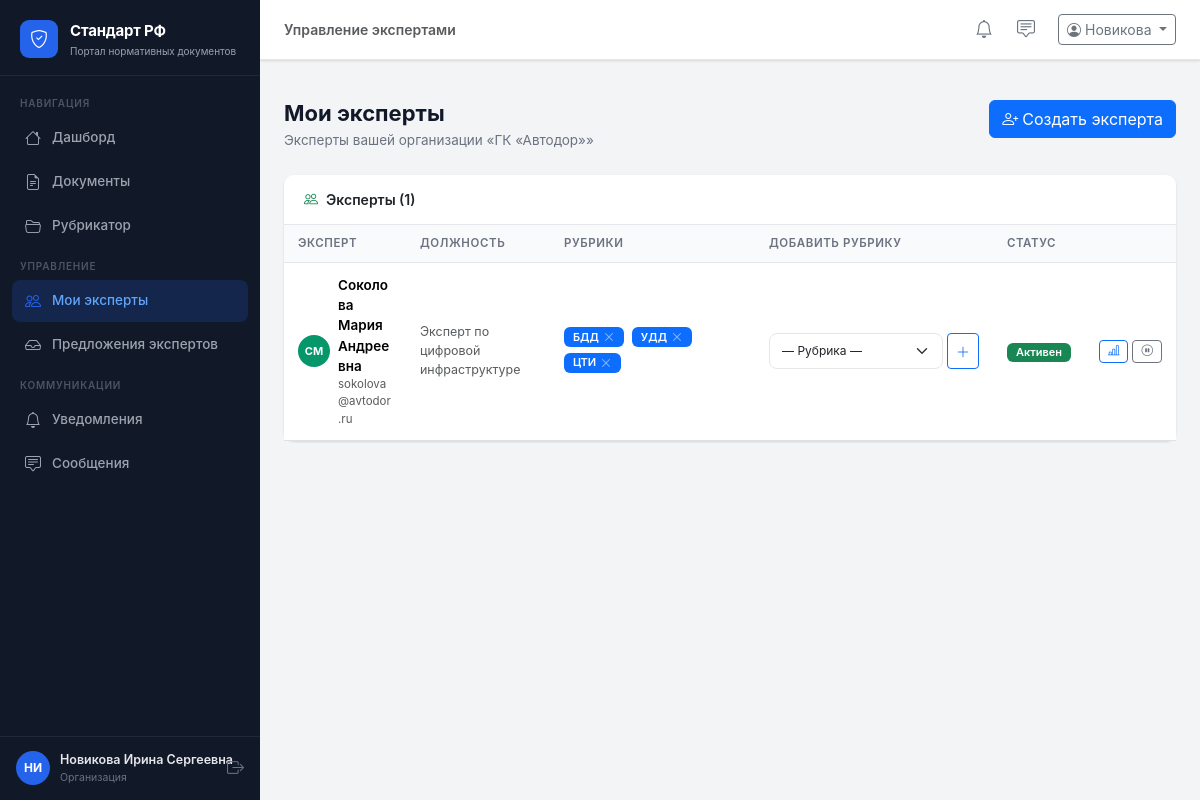
/org/experts (signed in), run on the app's committed database.
### app/models.py (models this page shows, shortened)
class User(db.Model):
    __tablename__ = 'users'
    id           = db.Column(db.Integer, primary_key=True)
    username     = db.Column(db.String(80), unique=True, nullable=False)
    email        = db.Column(db.String(120), unique=True, nullable=False)
    password     = db.Column(db.String(200), nullable=False, default='demo123')
    role         = db.Column(db.String(20), nullable=False)   # admin | org | expert
    full_name    = db.Column(db.String(200))
    organization = db.Column(db.String(300))
    position     = db.Column(db.String(200))
    created_at   = db.Column(db.DateTime, default=datetime.utcnow)
    phone        = db.Column(db.String(20))
    is_active    = db.Column(db.Boolean, default=True)
    org_id       = db.Column(db.Integer, db.ForeignKey('users.id'), nullable=True)
    rubric_id    = db.Column(db.Integer, db.ForeignKey('rubrics.id'), nullable=True)
    documents     = db.relationship('Document', backref='author', lazy=True,
                                    foreign_keys='Document.author_id')
    comments      = db.relationship('Comment', backref='author', lazy=True)
    notifications = db.relationship('Notification', backref='user', lazy=True)
    def get_initials(self):
        if self.full_name:
            parts = self.full_name.split()
            if len(parts) >= 2:
                return f"{parts[0][0]}{parts[1][0]}".upper()
            return self.full_name[:2].upper()
        return self.username[:2].upper()
    def role_label(self):
        return {'admin': 'Сис. администратор', 'org': 'Разработчик', 'organization': 'Организация', 'expert': 'Эксперт'}.get(self.role, self.role)
    def unread_notifications(self):
        return Notification.query.filter_by(user_id=self.id, is_read=False).count()
    def unread_messages(self):
        return Message.query.filter_by(receiver_id=self.id, is_read=False).count()

class RubricExpert(db.Model):
    __tablename__ = 'rubric_experts'
    id          = db.Column(db.Integer, primary_key=True)
    rubric_id   = db.Column(db.Integer, db.ForeignKey('rubrics.id'), nullable=False)
    user_id     = db.Column(db.Integer, db.ForeignKey('users.id'), nullable=False)
    assigned_at = db.Column(db.DateTime, default=datetime.utcnow)
    rubric = db.relationship('Rubric', backref='expert_assignments')
    user   = db.relationship('User', backref='rubric_assignments')

class Rubric(db.Model):
    __tablename__ = 'rubrics'
    id          = db.Column(db.Integer, primary_key=True)
    code        = db.Column(db.String(20), unique=True, nullable=False)
    name        = db.Column(db.String(200), nullable=False)
    description = db.Column(db.Text)
    created_at  = db.Column(db.DateTime, default=datetime.utcnow)
    documents = db.relationship('Document', backref='rubric', lazy=True)

### app/routes/org.py (the view)
@org_bp.route('/experts')
@role_required('organization')
def experts():
    user = get_current_user()
    my_experts = User.query.filter_by(org_id=user.id, role='expert').all()
    all_rubrics = Rubric.query.order_by(Rubric.code).all()
    return render_template('org/experts.html',
                           my_experts=my_experts,
                           all_rubrics=all_rubrics,
                           user=user)

### app/utils.py (called while the page is built)
def role_required(*roles):
    def decorator(f):
        @wraps(f)
        def decorated(*args, **kwargs):
            if 'user_id' not in session:
                return redirect(url_for('auth.login'))
            if session.get('role') not in roles:
                flash('Недостаточно прав для доступа к этому разделу.', 'danger')
                return redirect(url_for('main.dashboard'))
            return f(*args, **kwargs)
        return decorated
    return decorator

def get_current_user():
    if 'user_id' in session:
        return User.query.get(session['user_id'])
    return None

### app/templates/org/experts.html (shortened to what this page needs)
{% extends 'base.html' %}
{% block page_title %}Управление экспертами{% endblock %}
{% block content %}
<div class="page-header d-flex align-items-start justify-content-between">
  <div>
    <h1>Мои эксперты</h1>
    <p>Эксперты вашей организации «{{ user.organization or '' }}»</p>
  </div>
  <button class="btn btn-primary" data-bs-toggle="modal" data-bs-target="#createExpertModal">
    <i class="bi bi-person-plus me-1"></i>Создать эксперта
  </button>
</div>
{% if my_experts %}
<div class="card mb-4">
  <div class="card-header">
    <i class="bi bi-people text-success me-2"></i>Эксперты ({{ my_experts | length }})
  </div>
  <div class="card-body p-0">
    <table class="table table-hover mb-0">
      <thead>
        <tr>
          <th>Эксперт</th>
          <th>Должность</th>
          <th>Рубрики</th>
          <th>Добавить рубрику</th>
          <th>Статус</th>
          <th></th>
        </tr>
      </thead>
      <tbody>
        {% for e in my_experts %}
        {% set e_rubrics = e.rubric_assignments %}
        <tr>
          <td>
            <div class="d-flex align-items-center gap-2">
              <div style="width:32px;height:32px;border-radius:50%;background:#059669;
                          display:flex;align-items:center;justify-content:center;
                          font-size:11px;font-weight:700;color:#fff;flex-shrink:0;">
                {{ e.get_initials() }}
              </div>
              <div>
                <div class="fw-semibold" style="font-size:13.5px;">{{ e.full_name }}</div>
                <div class="text-muted" style="font-size:11.5px;">{{ e.email }}</div>
              </div>
            </div>
          </td>
          <td class="text-muted" style="font-size:12.5px;">{{ e.position or '—' }}</td>
          <td style="min-width:200px;">
            {% if e_rubrics %}
              {% for re in e_rubrics %}
              <span class="badge bg-primary me-1 mb-1 d-inline-flex align-items-center gap-1">
                {{ re.rubric.code }}
                <form method="POST"
                      action="{{ url_for('org.unassign_rubric', expert_id=e.id, rubric_id=re.rubric_id) }}"
                      class="d-inline m-0">
                  <button type="submit" class="btn-close btn-close-white"
                          style="font-size:8px;" title="Убрать рубрику"></button>
                </form>
              </span>
              {% endfor %}
            {% else %}
              <span class="text-muted" style="font-size:12px;">Нет рубрик</span>
            {% endif %}
          </td>
          <td style="min-width:200px;">
            {% set assigned_rubric_ids = e_rubrics | map(attribute='rubric_id') | list %}
            {% set available = all_rubrics | rejectattr('id', 'in', assigned_rubric_ids) | list %}
            {% if available %}
            <form method="POST" action="{{ url_for('org.assign_rubric', expert_id=e.id) }}"
                  class="d-flex gap-1">
              <select name="rubric_id" class="form-select form-select-sm" style="font-size:12px;">
                <option value="">— Рубрика —</option>
              </select>
              <button type="submit" class="btn btn-sm btn-outline-primary" title="Назначить">
                <i class="bi bi-plus-lg"></i>
              </button>
            </form>
            {% else %}
            <span class="text-muted" style="font-size:12px;">Все рубрики назначены</span>
            {% endif %}
          </td>
          <td>
            {% if e.is_active %}
            <span class="badge bg-success">Активен</span>
            {% else %}
            <span class="badge bg-secondary">Неактивен</span>
            {% endif %}
          </td>
          <td>
            <div class="d-flex gap-1">
              <a href="{{ url_for('org.expert_stats', expert_id=e.id) }}"
                 class="btn btn-sm btn-outline-primary"
                 style="padding:2px 8px;font-size:11.5px;" title="Статистика">
                <i class="bi bi-bar-chart-line"></i>
              </a>
              <form method="POST" action="{{ url_for('org.toggle_expert', expert_id=e.id) }}">
                <button type="submit"
                        class="btn btn-sm {% if e.is_active %}btn-outline-secondary{% else %}btn-outline-success{% endif %}"
                        style="padding:2px 8px;font-size:11.5px;"
                        title="{% if e.is_active %}Деактивировать{% else %}Активировать{% endif %}">
                  <i class="bi bi-{% if e.is_active %}pause-circle{% else %}play-circle{% endif %}"></i>
                </button>
              </form>
            </div>
          </td>
        </tr>
        {% endfor %}
      </tbody>
    </table>
  </div>
</div>
{% endif %}
{% endblock %}

### app/templates/base.html (shortened to what this page needs)
<!DOCTYPE html>
<html lang="ru">
<head>
  <link rel="stylesheet"
        href="https://cdn.jsdelivr.net/npm/bootstrap@5.3.3/dist/css/bootstrap.min.css" />
  <link rel="stylesheet"
        href="https://cdn.jsdelivr.net/npm/bootstrap-icons@1.11.3/font/bootstrap-icons.min.css" />
  <link rel="stylesheet" href="{{ url_for('static', filename='css/main.css') }}" />
</head>
<body>
<aside class="sidebar" id="sidebar">
  <div class="sidebar-brand">
    <div class="brand-icon"><i class="bi bi-shield-check"></i></div>
    <div class="brand-text">
      <span class="brand-title">Стандарт РФ</span>
      <span class="brand-sub">Портал нормативных документов</span>
    </div>
  </div>
  <nav class="sidebar-nav">
    <div class="nav-section-label">Навигация</div>
    <a href="{{ url_for('main.dashboard') }}"
       class="nav-link {% if request.endpoint == 'main.dashboard' %}active{% endif %}">
      <i class="bi bi-house"></i><span>Дашборд</span>
    </a>
    <a href="{{ url_for('documents.list_documents') }}"
       class="nav-link {% if request.blueprint == 'documents' and request.endpoint != 'documents.add' %}active{% endif %}">
      <i class="bi bi-file-earmark-text"></i><span>Документы</span>
    </a>
    <a href="{{ url_for('rubrics.index') }}"
       class="nav-link {% if request.blueprint == 'rubrics' %}active{% endif %}">
      <i class="bi bi-folder2-open"></i><span>Рубрикатор</span>
    </a>
    {% if session.role in ('admin', 'org', 'organization') %}
    <div class="nav-section-label mt-2">Управление</div>
    {% if session.role == 'organization' %}
    <a href="{{ url_for('org.experts') }}"
       class="nav-link {% if request.blueprint == 'org' and 'expert' in request.endpoint %}active{% endif %}">
      <i class="bi bi-people"></i><span>Мои эксперты</span>
    </a>
    <a href="{{ url_for('org.proposals') }}"
       class="nav-link {% if request.endpoint == 'org.proposals' %}active{% endif %}">
      <i class="bi bi-inbox"></i><span>Предложения экспертов</span>
    </a>
    {% endif %}
    {% endif %}
    <div class="nav-section-label mt-2">Коммуникации</div>
    <a href="{{ url_for('notifications.index') }}"
       class="nav-link {% if request.blueprint == 'notifications' %}active{% endif %}">
      <i class="bi bi-bell"></i><span>Уведомления</span>
      {% set unread_n = current_user.unread_notifications() if current_user else 0 %}
    </a>
    <a href="{{ url_for('messages.index') }}"
       class="nav-link {% if request.blueprint == 'messages' %}active{% endif %}">
      <i class="bi bi-chat-square-text"></i><span>Сообщения</span>
      {% set unread_m = current_user.unread_messages() if current_user else 0 %}
    </a>
  </nav>
  <div class="sidebar-footer">
    <div class="user-card">
      {% set _avatar_colors = ['#2563eb','#7c3aed','#059669','#d97706','#dc2626'] %}
      <div class="user-avatar" style="background:{{ _avatar_colors[(current_user.id % _avatar_colors|length) if current_user else 0] }}">
        {{ current_user.get_initials() if current_user else '?' }}
      </div>
      <div class="user-info">
        <div class="user-name">{{ session.full_name or 'Гость' }}</div>
        <div class="user-role">{{ current_user.role_label() if current_user else '' }}</div>
      </div>
    </div>
    <a href="{{ url_for('auth.logout') }}" class="btn-logout" title="Выйти">
      <i class="bi bi-box-arrow-right"></i>
    </a>
  </div>
</aside>
<div class="main-wrapper">
  <header class="topbar">
    <div class="topbar-breadcrumb">
      {% block breadcrumb %}
      <span class="text-muted">{% block page_title %}{% endblock %}</span>
      {% endblock %}
    </div>
    <div class="topbar-actions ms-auto">
      <a href="{{ url_for('notifications.index') }}" class="topbar-icon-btn" title="Уведомления">
        <i class="bi bi-bell"></i>
        {% set unread_n = current_user.unread_notifications() if current_user else 0 %}
      </a>
      <a href="{{ url_for('messages.index') }}" class="topbar-icon-btn" title="Сообщения">
        <i class="bi bi-chat-square-text"></i>
        {% set unread_m = current_user.unread_messages() if current_user else 0 %}
      </a>
      <div class="dropdown ms-2">
        <button class="btn btn-outline-secondary btn-sm dropdown-toggle" data-bs-toggle="dropdown">
          <i class="bi bi-person-circle me-1"></i>{{ session.full_name.split()[0] if session.full_name else 'Гость' }}
        </button>
      </div>
    </div>
  </header>
  <div class="flash-container">
  </div>
  <main class="page-content">
    {% block content %}{% endblock %}
  </main>
</div>
</body>
</html>

### data on the page
User: full_name "НИ", full_name "Новикова Ирина Сергеевна", role "Организация", organization "ГК «Автодор»"
User: get_initials "СМ", full_name "Соколова Мария Андреевна", email "sokolova@avtodor.ru", position "Эксперт по цифровой инфраструктуре", is_active "Активен"
RubricExpert: rubric.code "БДД"
RubricExpert: rubric.code "УДД"
RubricExpert: rubric.code "ЦТИ"

### other printed values
{{ session.full_name.split()[0] if session.full_name else 'Гость' }} "Новикова"
{{ my_experts | length }} "1"
